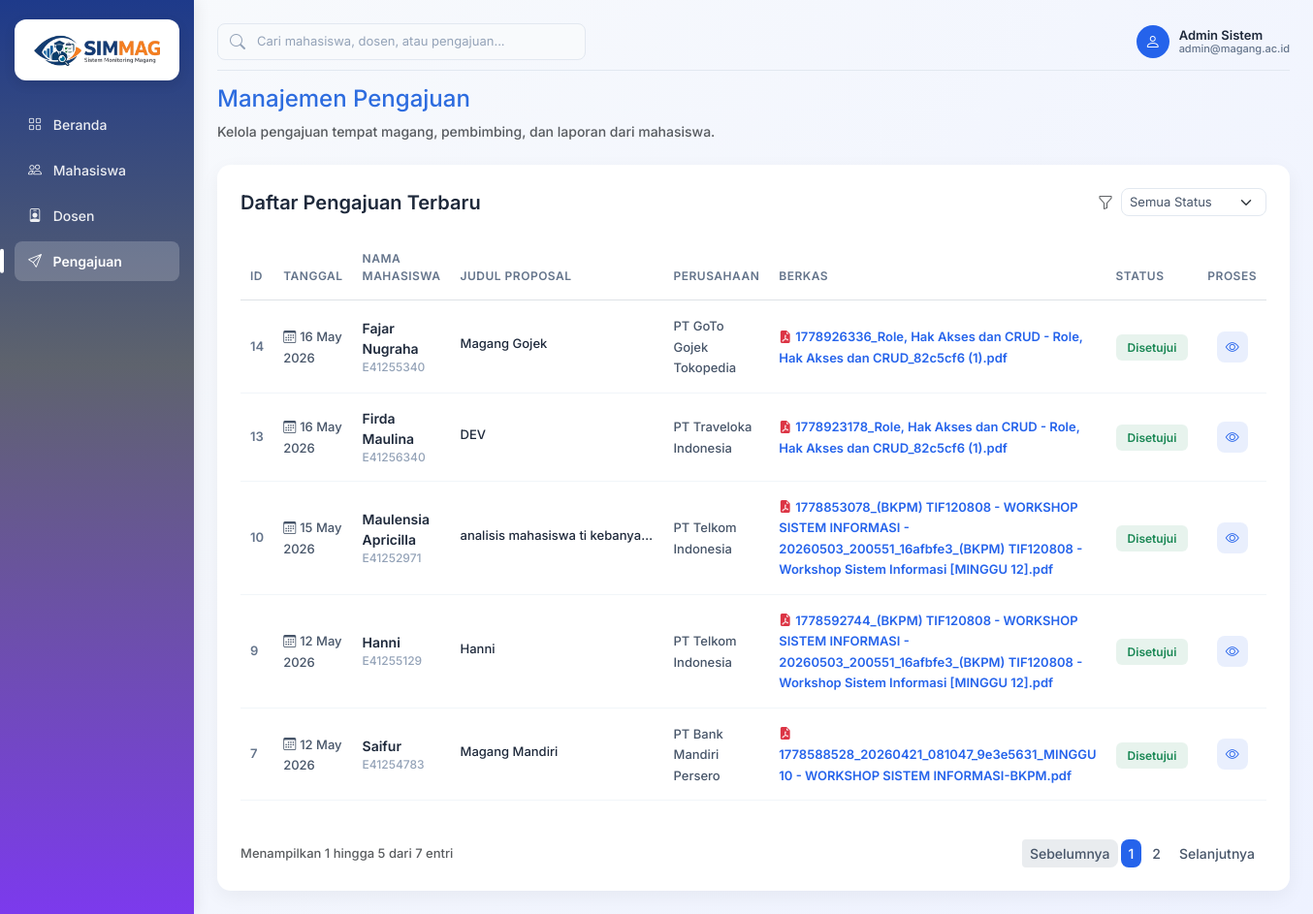
Page /admin/pengajuan.php (signed in) on the committed database.
### tables this page shows
CREATE TABLE `pengajuan` (
  `id_pengajuan` int(11) NOT NULL,
  `id_mahasiswa` int(11) DEFAULT NULL,
  `jenis_perusahaan` varchar(50) DEFAULT NULL,
  `nama_perusahaan` varchar(255) DEFAULT NULL,
  `alamat` varchar(255) DEFAULT NULL,
  `provinsi` varchar(100) DEFAULT NULL,
  `kota` varchar(100) DEFAULT NULL,
  `kecamatan` varchar(100) DEFAULT NULL,
  `kode_pos` varchar(20) DEFAULT NULL,
  `judul_proposal` varchar(255) DEFAULT NULL,
  `bidang` varchar(100) DEFAULT NULL,
  `tanggal_mulai` date DEFAULT NULL,
  `tanggal_selesai` date DEFAULT NULL,
  `catatan` text DEFAULT NULL,
  `file_proposal` varchar(255) DEFAULT NULL,
  `status` varchar(50) DEFAULT 'pending',
  `created_at` timestamp NOT NULL DEFAULT current_timestamp()
);

CREATE TABLE `mahasiswa` (
  `id_mahasiswa` int(11) NOT NULL,
  `NIM` varchar(20) NOT NULL,
  `nama` varchar(100) NOT NULL,
  `email` varchar(100) NOT NULL,
  `prodi` varchar(100) NOT NULL,
  `password` varchar(255) NOT NULL,
  `no_hp` varchar(20) DEFAULT NULL
);

### config/paging.php (called while the page is built, shortened)
<?php
$page_active = $_GET['page'] ?? 1;
$limit = $limit ?? 5;
$offset = ($page_active - 1) * $limit;
?>

### admin/pengajuan.php (the view, shortened to what this page needs)
<?php
$db = new Database();
$conn = $db->getConnection();
$conn->setAttribute(PDO::ATTR_ERRMODE, PDO::ERRMODE_EXCEPTION);
$page = "pengajuan";
include '../config/paging.php';
try {
    $query = "
        SELECT DISTINCT p.*, m.nama, m.NIM
        FROM pengajuan p
        JOIN mahasiswa m ON p.id_mahasiswa = m.id_mahasiswa
        ORDER BY p.created_at DESC
        LIMIT $limit
        OFFSET $offset
    ";
    $stmt = $conn->query($query);
    $data_pengajuan = $stmt->fetchAll(PDO::FETCH_ASSOC);
} catch (PDOException $e) {
    die("Database error: " . $e->getMessage());
}
?>
<!DOCTYPE html>
<html lang="id">
<head>
    <link href="https://cdn.jsdelivr.net/npm/bootstrap@5.3.0/dist/css/bootstrap.min.css" rel="stylesheet">
    <link href="https://cdn.jsdelivr.net/npm/bootstrap-icons/font/bootstrap-icons.css" rel="stylesheet">
    <link rel="stylesheet" href="assets/css/admin.css">
    <link rel="stylesheet" href="assets/css/pengajuan.css">
</head>
<body>
    <div class="d-flex">
        <div class="sidebar d-flex flex-column">
            <div>
                <div class="logo-container">
                    <img src="assets/logo.png" class="logo-sidebar" alt="Logo">
                </div>
                <a href="beranda.php" class="<?= ($page == 'beranda') ? 'active' : '' ?>">
                    <i class="bi bi-grid me-2"></i> Beranda
                </a>
                <a href="mahasiswa.php" class="<?= ($page == 'mahasiswa') ? 'active' : '' ?>">
                    <i class="bi bi-people me-2"></i> Mahasiswa
                </a>
                <a href="dosen.php" class="<?= ($page == 'dosen') ? 'active' : '' ?>">
                    <i class="bi bi-person-badge me-2"></i> Dosen
                </a>
                <a href="pengajuan.php" class="<?= ($page == 'pengajuan') ? 'active' : '' ?>">
                    <i class="bi bi-send me-2"></i> Pengajuan
                </a>
            </div>
        </div>
        <div class="p-4 w-100">
            <div class="header-top">
                <form action="search.php" method="GET" class="search-box m-0">
                    <i class="bi bi-search"></i>
                    <input type="text" name="q" placeholder="Cari mahasiswa, dosen, atau pengajuan..." value="<?= isset($_GET['q']) ? htmlspecialchars($_GET['q']) : '' ?>" required>
                </form>
                <div class="profile-section">
                    <div class="profile-wrapper">
                        <div class="profile-info" id="profileToggle" style="cursor:pointer;">
                            <div class="profile-avatar">
                                <i class="bi bi-person"></i>
                            </div>
                            <div class="profile-text">
                                <div class="name">Admin Sistem</div>
                                <div class="email">admin@magang.ac.id</div>
                            </div>
                        </div>
                    </div>
                </div>
            </div>
            <div class="mb-4">
                <h4 style="color:#2d6cdf;">Manajemen Pengajuan</h4>
                <p class="text-muted mb-0" style="font-size:14px;">Kelola pengajuan tempat magang, pembimbing, dan laporan dari mahasiswa.</p>
            </div>
            <div class="table-card">
                <div class="table-header">
                    <h5 class="m-0" style="color: #1e293b;">Daftar Pengajuan Terbaru</h5>
                    <div class="d-flex gap-3 align-items-center">
                        <div class="d-flex align-items-center">
                            <i class="bi bi-funnel text-muted me-2"></i>
                            <select id="filterStatus" class="form-select form-select-sm" style="border-radius: 8px; font-size: 13px; color: #475569; width: 150px; border-color: #e2e8f0;">
                                <option value="">Semua Status</option>
                            </select>
                        </div>
                    </div>
                </div>
                <div class="table-responsive">
                    <table class="table table-borderless align-middle">
                        <thead>
                            <tr>
                                <th>ID</th>
                                <th>Tanggal</th>
                                <th>Nama Mahasiswa</th>
                                <th>Judul Proposal</th>
                                <th>Perusahaan</th>
                                <th>Berkas</th>
                                <th>Status</th>
                                <th class="text-center">Proses</th>
                            </tr>
                        </thead>
                        <tbody>
                            <?php foreach ($data_pengajuan as $idx => $pgj): ?>
                                <tr>
                                    <td style="font-weight: 600; color: #64748b; font-size: 13px;"><?= $pgj['id'] ?></td>
                                    <td><span style="font-size: 13px; color: #475569;"><i class="bi bi-calendar3 me-1"></i><?= $pgj['tanggal'] ?></span></td>
                                    <td>
                                        <div style="font-weight: 600; color: #1e293b;"><?= $pgj['nama'] ?></div>
                                        <div style="font-size: 12px; color: #94a3b8;"><?= $pgj['nim'] ?></div>
                                    </td>
                                    <td><span style="font-weight: 500; font-size: 13px; max-width: 200px; display: inline-block; white-space: nowrap; overflow: hidden; text-overflow: ellipsis;" title="<?= $pgj['judul_proposal'] ?>"><?= $pgj['judul_proposal'] ?></span></td>
                                    <td><span style="font-size: 13px; color: #475569;"><?= $pgj['perusahaan'] ?></span></td>
                                    <td>
                                        <a href="#" style="font-size: 13px; text-decoration: none; color: #2563eb; font-weight: 600;">
                                            <i class="bi bi-file-earmark-pdf-fill me-1 text-danger"></i><?= $pgj['berkas'] ?>
                                        </a>
                                    </td>
                                    <td>
                                        <span class="badge-status status-<?= $pgj['status'] ?>">
                                            <?= $pgj['status'] ?>
                                        </span>
                                    </td>
                                    <td class="text-center">
                                        <div class="d-flex justify-content-center gap-1">
                                            <a href="#" class="btn-action btn-detail" title="Lihat Detail" data-idx="<?= $idx ?>">
                                                <i class="bi bi-eye"></i>
                                            </a>
                                        </div>
                                    </td>
                                </tr>
                            <?php endforeach; ?>
                        </tbody>
                    </table>
                </div>
                <?php include '../config/pagination.php'; ?>
        </div>
    </div>
</body>
</html>

### admin/assets/css/admin.css (style rules this page uses)
body { font-family: 'Inter', sans-serif; font-weight: 500; background: linear-gradient(135deg, #f8fafc 0%, #eef2ff 100%); }
h5, h6 { font-weight: 600; }
p, small { font-weight: 500; }
.sidebar { width: 250px; min-height: 100vh; background: linear-gradient(180deg, #1e3a8a 0%, #5e636d 40%, #7c3aed 100%); padding: 20px 15px; box-shadow: 2px 0 15px rgba(0,0,0,0.08); }
.logo-container { background: #ffffff; padding: 15px; border-radius: 12px; margin-bottom: 25px; box-shadow: 0 4px 12px rgba(0,0,0,0.1); display: flex; justify-content: center; align-items: center; }
.logo-sidebar { width: 130px; display: block; }
.sidebar a { position: relative; color: rgba(255,255,255,0.9); display: block; padding: 10px 14px; border-radius: 8px; text-decoration: none; margin-bottom: 6px; font-size: 14px; font-weight: 500; transition: all 0.25s ease; }
.sidebar a.active { background: rgba(255,255,255,0.2); color: #fff; font-weight: 600; }
.sidebar a.active::before { content: ""; position: absolute; left: -15px; top: 50%; transform: translateY(-50%); width: 4px; height: 60%; background: #fff; border-radius: 4px; }
.header-top { display: flex; justify-content: space-between; align-items: center; padding-bottom: 10px; border-bottom: 1px solid #e2e8f0; margin-bottom: 15px; }
.search-box { display: flex; align-items: center; background-color: #f8fafc; border: 1px solid #e2e8f0; border-radius: 8px; padding: 6px 12px; width: 380px; }
.search-box i { color: #94a3b8; margin-right: 10px; }
.search-box input { border: none; background: transparent; width: 100%; outline: none; color: #475569; font-size: 13px; }
.search-box input::placeholder { color: #94a3b8; }
.profile-section { display: flex; align-items: center; }
.profile-info { display: flex; align-items: center; }
.profile-avatar { width: 34px; height: 34px; border-radius: 50%; background-color: #2563eb; color: white; display: flex; align-items: center; justify-content: center; font-size: 16px; margin-right: 10px; }
.profile-text { line-height: 1.2; }
.profile-text .name { font-weight: 600; font-size: 13px; color: #1e293b; }
.profile-text .email { font-size: 11px; color: #64748b; }
.profile-wrapper { position: relative; }
.table-card { background: #fff; border-radius: 14px; box-shadow: 0 6px 20px rgba(0,0,0,0.05); padding: 24px; }
.table-header { display: flex; justify-content: space-between; align-items: center; margin-bottom: 20px; }
.table th { font-weight: 600; color: #64748b; border-bottom-width: 1px; font-size: 12px; text-transform: uppercase; letter-spacing: 0.5px; padding: 15px 10px; }
.table td { vertical-align: middle; font-weight: 500; color: #1e293b; font-size: 14px; padding: 15px 10px; border-bottom: 1px solid #f1f5f9; }
.table tbody tr { transition: background 0.2s ease; }
.badge-status { padding: 6px 12px; border-radius: 6px; font-size: 12px; font-weight: 600; }
.btn-action { width: 32px; height: 32px; border-radius: 8px; display: inline-flex; align-items: center; justify-content: center; border: none; transition: all 0.2s; text-decoration: none; font-size: 14px; }

### admin/assets/css/pengajuan.css (style rules this page uses)
.status-Disetujui { background: rgba(25, 135, 84, 0.1); color: #198754; }
.btn-detail { background: rgba(37, 99, 235, 0.1); color: #2563eb; }

### rows in the picture
pengajuan: id_pengajuan "14", tanggal "16 May 2026", id_mahasiswa.nama "Fajar Nugraha", id_mahasiswa.NIM "E41255340", judul_proposal "Magang Gojek", nama_perusahaan "PT GoTo Gojek Tokopedia", file_proposal "1778926336_Role, Hak Akses dan CRUD - Role, Hak Akses dan CRUD_82c5cf6 (1).pdf", status "Disetujui"
pengajuan: id_pengajuan "13", tanggal "16 May 2026", id_mahasiswa.nama "Firda Maulina", id_mahasiswa.NIM "E41256340", judul_proposal "DEV", nama_perusahaan "PT Traveloka Indonesia", file_proposal "1778923178_Role, Hak Akses dan CRUD - Role, Hak Akses dan CRUD_82c5cf6 (1).pdf", status "Disetujui"
pengajuan: id_pengajuan "10", tanggal "15 May 2026", id_mahasiswa.nama "Maulensia Apricilla", id_mahasiswa.NIM "E41252971", judul_proposal "analisis mahasiswa ti kebanya…", nama_perusahaan "PT Telkom Indonesia", file_proposal "1778853078_(BKPM) TIF120808 - WORKSHOP SISTEM INFORMASI - 20260503_200551_16afbfe3_(BKPM) TIF120808 - Workshop Sistem Informasi [MINGGU 12].pdf", status "Disetujui"
pengajuan: id_pengajuan "9", tanggal "12 May 2026", id_mahasiswa.nama "Hanni", id_mahasiswa.NIM "E41255129", judul_proposal "Hanni", nama_perusahaan "PT Telkom Indonesia", file_proposal "1778592744_(BKPM) TIF120808 - WORKSHOP SISTEM INFORMASI - 20260503_200551_16afbfe3_(BKPM) TIF120808 - Workshop Sistem Informasi [MINGGU 12].pdf", status "Disetujui"
pengajuan: id_pengajuan "7", tanggal "12 May 2026", id_mahasiswa.nama "Saifur", id_mahasiswa.NIM "E41254783", judul_proposal "Magang Mandiri", nama_perusahaan "PT Bank Mandiri Persero", file_proposal "1778588528_20260421_081047_9e3e5631_MINGGU 10 - WORKSHOP SISTEM INFORMASI-BKPM.pdf", status "Disetujui"

### other values in the picture
$start_data "1"
$end_data "5"
$total_data "7"
